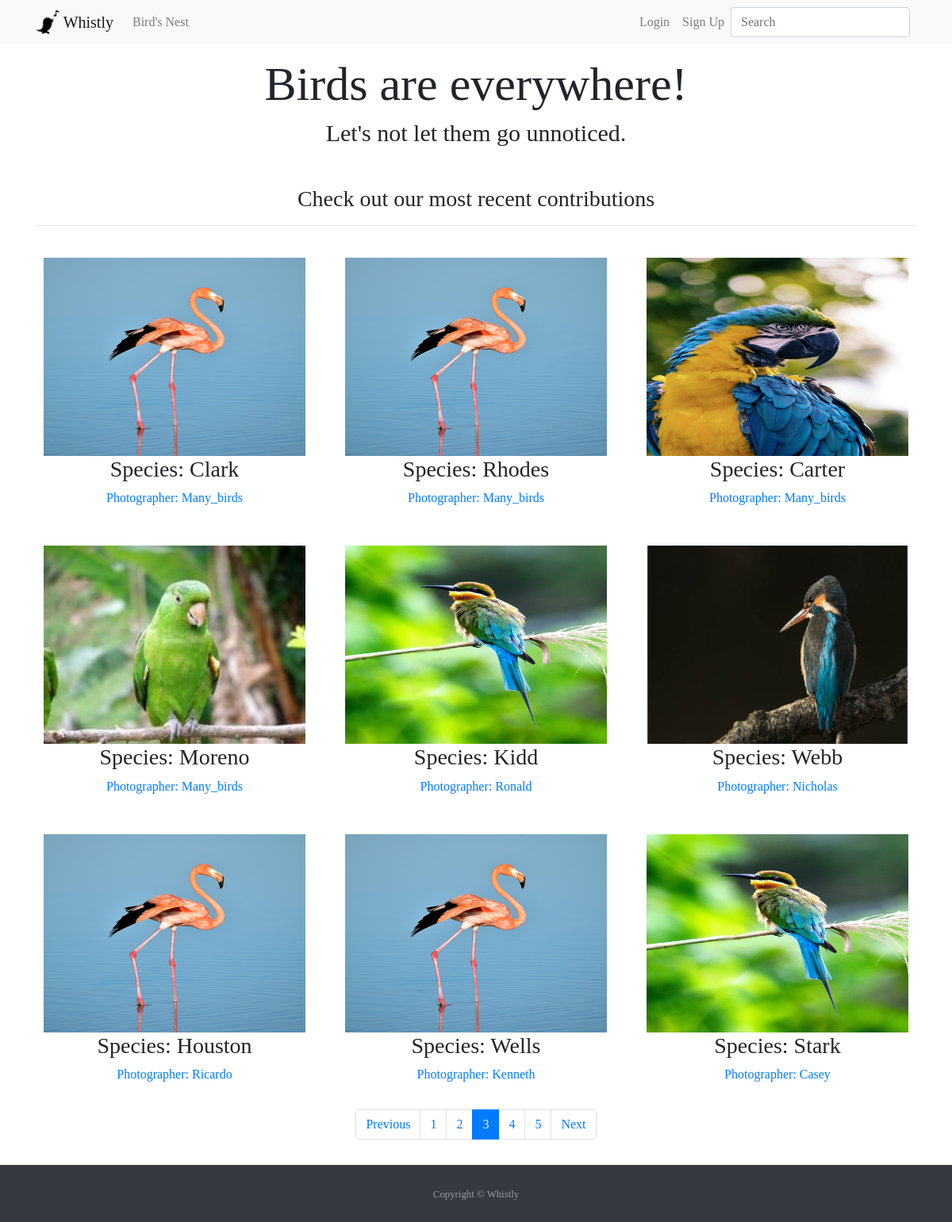
Page /birds_nest/?q=&page=3 on the committed database.
### birds/models.py (models this page shows, shortened)
class TimeStampedModel(models.Model):
    created = models.DateTimeField(auto_now_add=True)
    modified = models.DateTimeField(auto_now=True)
    class Meta:
        abstract = True

class Bird(TimeStampedModel):
    id = models.UUIDField(
        primary_key=True,
        default=uuid.uuid4,
        editable=False
    )
    species = models.CharField(max_length=150, blank=False)
    location = models.CharField(max_length=200, blank=False)
    picture = models.ImageField(upload_to='bird', blank=False, validators=[file_size])
    photographer = models.ForeignKey(
        get_user_model(),
        on_delete=models.CASCADE,
        related_name='photographers',)
    photographer_comment = models.TextField(max_length=500)
    class Meta:
        ordering = ['-created']
    def get_absolute_url(self):
        return reverse("bird_detail", kwargs={"pk": self.pk})

### pages/views.py (the view)
# urls.py: path('birds_nest/', BirdsNestListView.as_view(), name='birds_nest'),
class BirdsNestListView(ListView):
    model = Bird
    template_name = 'bird/bird_list.html'
    context_object_name = 'birds_list'
    paginate_by = 9

### users/models.py (called while the page is built)
    def __str__(self):
        return super().username

### templates/bird/bird_list.html (shortened to what this page needs)
{% extends '_base.html' %}
{% load crispy_forms_tags %}
{% block content %}
<div class="container" align=center>
    <h3>Check out our most recent contributions</h3>
    <hr class="mb-4">
    <div class="row">
        {% for bird in birds_list %}
            <div class="col-sm-6 col-md-6 col-lg-4 p-3">
                    <a href="{{ bird.get_absolute_url }}">
                        <img class="" src="{{ bird.picture.url }}" alt="{{ bird.species }}" style="height: 250px; width: 330px">
                    </a>
                <div class="caption">
                    <h3>Species: {{bird.species}}</h3>
                    <a href="{% url 'profile_detail' pk=bird.photographer.pk %}">
                        <p>Photographer: {{bird.photographer|capfirst}}</p>
                    </a>
                </div>
            </div>
        {% endfor %}
{% include 'pagination.html' %}
</div>
</div>
{% endblock content %}

### static/css/base.css (style rules this page uses)
body { font-family: 'Caladea', serif; }

### rows in the picture
Bird: picture (picture), species "Clark", photographer "Many_birds"
Bird: picture (picture), species "Rhodes", photographer "Many_birds"
Bird: picture (picture), species "Carter", photographer "Many_birds"
Bird: picture (picture), species "Moreno", photographer "Many_birds"
Bird: picture (picture), species "Kidd", photographer "Ronald"
Bird: picture (picture), species "Webb", photographer "Nicholas"
Bird: picture (picture), species "Houston", photographer "Ricardo"
Bird: picture (picture), species "Wells", photographer "Kenneth"
Bird: picture (picture), species "Stark", photographer "Casey"

### other values in the picture
{{ i }} "1" "2" "4" "5"
{{ i }} "3"
